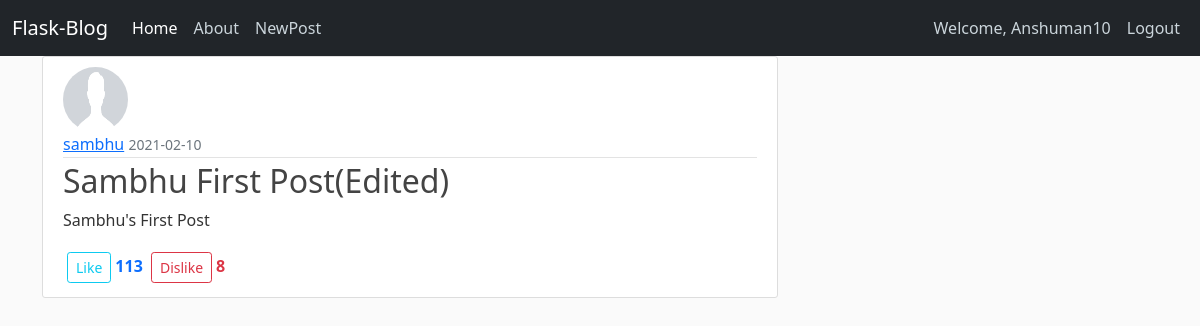
The app's page /post/2 (signed in) with its own data.
### blogappyt/models.py (models this page shows, shortened)
class User(db.Model, UserMixin):
    __tablename__ = 'user'
    id = db.Column(db.Integer,primary_key= True)
    username = db.Column(db.String(60),unique = True, nullable = False)
    email = db.Column(db.String(60),unique = True, nullable = False)
    password = db.Column(db.String(60), nullable = False)
    profile_pic = db.Column(db.String(60), nullable = False,default= 'default.png')
    post = db.relationship('Post',backref = "auther",lazy = True)

class Post(db.Model):
    __tablename__ = 'post'
    id = db.Column(db.Integer,primary_key = True)
    title = db.Column(db.String(60),nullable = False)
    date_posted = db.Column(db.DateTime,nullable = False,default = datetime.utcnow)
    content = db.Column(db.Text,nullable = False)
    user_id = db.Column(db.Integer,db.ForeignKey('user.id'))
    likes = db.relationship('Like_Post',backref = "post_likes",lazy = True)

class Like_Post(db.Model):
    __tablename__ = 'likepost'
    id = db.Column(db.Integer,primary_key = True)
    post_id = db.Column(db.Integer,db.ForeignKey('post.id'))
    like_counter = db.Column(db.Integer,default = 0)
    dislike_counter = db.Column(db.Integer,default = 0)
    date_posted = db.Column(db.DateTime,nullable = False,default = datetime.utcnow)

### blogappyt/posts/views.py (the view)
@posts.route('/post/<int:post_id>')
@login_required
def post(post_id):
    post = Post.query.get_or_404(post_id)
    post_liked = Like_Post.query.get_or_404(post_id)
    print(post_liked)
    return render_template('post.html',title = post.title,post=post,post_liked=post_liked)

### blogappyt/models.py (called while the page is built)
@login_manager.user_loader
def load_user(user_id):
    return User.query.get(int(user_id))

### blogappyt/templates/post.html (shortened to what this page needs)
{% extends 'layout.html' %}
{% block content %}
<article class="media content-section">
  <img class="rounded-circle article-img" src="{{url_for('static',filename='profilepic/'+post.auther.profile_pic)}}">
          <div class="media-body">
            <div class="article-metadata">
              <a class="mr-2" href="#">{{ post.auther.username }}</a>
              <small class="text-muted">{{post.date_posted.strftime('%Y-%m-%d')}}</small>
            </div>
            <h2 class="article-title">{{ post.title }}</h2>
            <p class="article-content">{{ post.content }}</p>
          </div>
          <a class="btn btn-outline-info btn-sm m-1" href="{{url_for('posts.like_post',post_id=post.id)}}">Like</a><b class="text-primary">{{post_liked.like_counter }}</b>
            <a class="btn btn-outline-danger btn-sm m-1" href="{{url_for('posts.dislike_post',post_id=post.id)}}">Dislike</a><b class="text-danger">{{post_liked.dislike_counter }}</b>
        </article>
{% endblock content %}

### blogappyt/templates/layout.html (shortened to what this page needs)
<html lang="en">
<head>
    <link href="https://cdn.jsdelivr.net/npm/bootstrap@5.0.0-beta1/dist/css/bootstrap.min.css" rel="stylesheet">
    <link rel="stylesheet" href="{{url_for('static',filename='main.css')}}">
</head>
<body>
    <header class="site-header">
    <nav class="navbar navbar-expand-lg navbar-dark bg-dark">
        <div class="container-fluid">
          <a class="navbar-brand" href="{{url_for('main.index')}}">Flask-Blog</a>
          <div class="collapse navbar-collapse" id="navbarSupportedContent">
            <ul class="navbar-nav me-auto mb-2 mb-lg-0">
              <li class="nav-item">
                <a class="nav-link active" aria-current="page" href="{{url_for('main.index')}}">Home</a>
              </li>
              <li class="nav-item">
                <a class="nav-link" href="{{url_for('main.about')}}">About</a>
              </li>
              <li class="nav-item">
                <a class="nav-link" href="{{url_for('posts.create_post')}}">NewPost</a>
              </li>
            </ul>
            <div class="navbar-nav">
            {% if  current_user.is_authenticated%}
            <a class="nav-item nav-link" href="{{ url_for('users.profile') }}">Welcome, {{current_user.username|title}}</a>
            <a class="nav-item nav-link" href="{{ url_for('users.logout') }}">Logout</a>
            {% else %}
                <a class="nav-item nav-link" href="{{ url_for('users.login') }}">Login</a>
                <a class="nav-item nav-link" href="{{ url_for('users.register') }}">Register</a>
              {% endif %}
              </div>
          </div>
        </div>
      </nav>
</header>
<main role="main" class="container">
    <div class="row">
      <div class="col-md-8">
        {% block content %}{% endblock %}
      </div>
    </div>
  </main>
</body>
</html>

### blogappyt/static/main.css (style rules this page uses)
body { background: #fafafa; color: #333333; }
h1, h2, h3, h4, h5, h6 { color: #444444; }
.site-header .navbar-nav .nav-link { color: #cbd5db; }
.site-header .navbar-nav .nav-link.active { font-weight: 500; }
.content-section { background: #ffffff; padding: 10px 20px; border: 1px solid #dddddd; border-radius: 3px; margin-bottom: 20px; }
.article-title { color: #444444; }
.article-content { white-space: pre-line; }
.article-img { height: 65px; width: 65px; margin-right: 16px; }
.article-metadata { padding-bottom: 1px; margin-bottom: 4px; border-bottom: 1px solid #e3e3e3 }

### records on screen
User: username "Anshuman10"
User: profile_pic (placeholder picture), auther.username "sambhu"
Post: date_posted "2021-02-10", title "Sambhu First Post(Edited)", content "Sambhu's First Post"
Like_Post: like_counter "113", dislike_counter "8"
